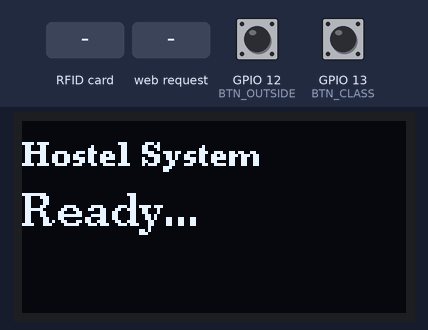
Recording of a sketch running on a simulated ESP32. Shown: 128×64 one-colour display. Inputs (shaded band) come from the test bench; at power-on: GPIO 12 (BTN_OUTSIDE) HIGH, GPIO 13 (BTN_CLASS) HIGH. What the sketch prints to the serial monitor is not drawn.

Above: at 1.3 s.
1.4 s: RFID card 12 34 56 78 held to the reader
At 3.1 s:
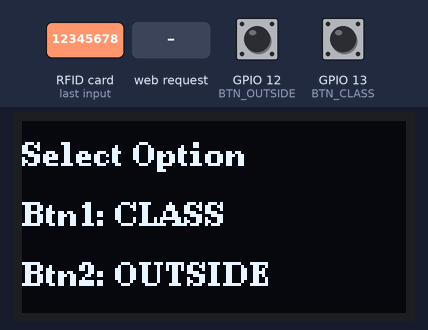
3.4 s: GPIO 12 (BTN_OUTSIDE) pulled LOW for 0.15 s
At 4.3 s:
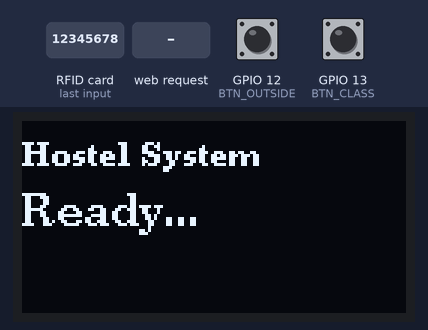
5.2 s: HTTP request GET /display?name=1&status=1 received
At 5.7 s:
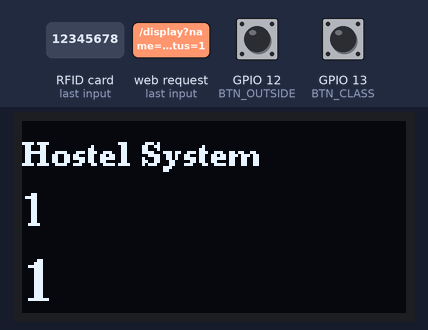
8.3 s: RFID card 5E 7A 19 C4 held to the reader
At 9.5 s:
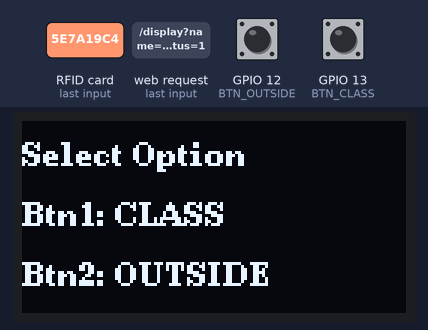
10.3 s: GPIO 12 (BTN_OUTSIDE) pulled LOW for 1 s
At 11.1 s:
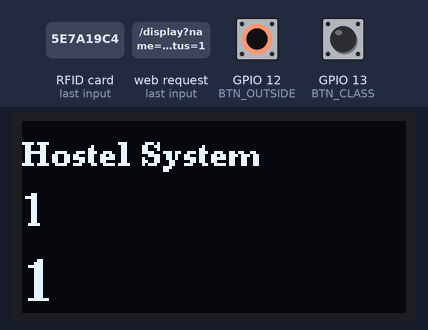
Timing chart, 0 to 13.3 s (numbered marks = the images above; inputs shaded):
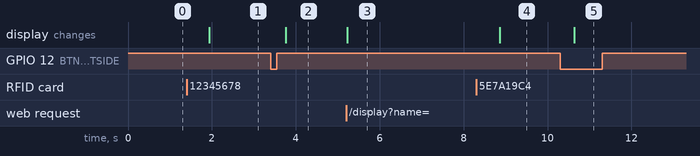

Measured:
- after the input at 1.4 s, the display: changes after 0.53 s (image 1)
- after the input at 3.4 s, the display: changes after 0.36 s (image 2)
- after the input at 5.2 s, the display: changes at once (image 3)
- after the input at 8.3 s, the display: changes after 0.56 s (image 4)
- after the input at 10.3 s, the display: changes after 0.33 s (image 5)

The sketch:

RFID_ESP_32.ino
```cpp
#include <WiFi.h>
#include <WebServer.h>
#include <SPI.h>
#include <MFRC522.h>
#include <Wire.h>
#include <U8g2lib.h>

// 🔥 PINS
#define SS_PIN 5
#define RST_PIN 4
#define BTN_CLASS 13
#define BTN_OUTSIDE 12

MFRC522 mfrc522(SS_PIN, RST_PIN);
WebServer server(80);

// OLED
U8G2_SH1106_128X64_NONAME_F_HW_I2C u8g2(U8G2_R0, U8X8_PIN_NONE);

// WiFi AP
const char* ssid = "RFID_SYSTEM";
const char* password = "12345678";

// 🔥 DATA
String lastUID = "";
String lastMove = "";
String displayName = "Scan Card";
String displayStatus = "";

bool showChoice = false;   // 🔥 NEW

// 🔹 Send UID
void handleUID() {
  if (lastUID != "") {
    server.send(200, "text/plain", "UID:" + lastUID);
    lastUID = "";
  } else {
    server.send(200, "text/plain", "");
  }
}

// 🔹 Send MOVE
void handleMove() {
  if (lastMove != "") {
    server.send(200, "text/plain", "MOVE:" + lastMove);
    lastMove = "";
  } else {
    server.send(200, "text/plain", "");
  }
}

// 🔹 Receive display data
void handleDisplay() {
  if (server.hasArg("name") && server.hasArg("status")) {
    displayName = server.arg("name");
    displayStatus = server.arg("status");

    Serial.println(displayName + " - " + displayStatus);
    server.send(200, "text/plain", "OK");
  }
}

// 🔹 Normal OLED
void updateOLED() {
  u8g2.clearBuffer();

  u8g2.setFont(u8g2_font_ncenB08_tr);
  u8g2.drawStr(0, 15, "Hostel System");

  u8g2.setFont(u8g2_font_ncenB10_tr);
  u8g2.drawStr(0, 35, displayName.c_str());

  u8g2.setFont(u8g2_font_ncenB14_tr);
  u8g2.drawStr(0, 60, displayStatus.c_str());

  u8g2.sendBuffer();
}

// 🔥 NEW: Choice screen
void showChoiceScreen() {
  u8g2.clearBuffer();

  u8g2.setFont(u8g2_font_ncenB08_tr);
  u8g2.drawStr(0, 15, "Select Option");

  u8g2.drawStr(0, 35, "Btn1: CLASS");
  u8g2.drawStr(0, 55, "Btn2: OUTSIDE");

  u8g2.sendBuffer();
}

void setup() {
  Serial.begin(115200);

  SPI.begin(18, 19, 23, 5);
  mfrc522.PCD_Init();

  u8g2.begin();

  pinMode(BTN_CLASS, INPUT_PULLUP);
  pinMode(BTN_OUTSIDE, INPUT_PULLUP);

  WiFi.softAP(ssid, password);

  server.on("/uid", handleUID);
  server.on("/move", handleMove);
  server.on("/display", handleDisplay);

  server.begin();

  displayName = "Ready...";
  displayStatus = "";
  updateOLED();
}

void loop() {
  server.handleClient();

  // 🔥 BUTTON CHECK
  if (digitalRead(BTN_CLASS) == LOW) {
    lastMove = "CLASS";
    Serial.println("MOVE:CLASS");
    showChoice = false;   // 🔥 reset screen
    delay(300);
  }

  if (digitalRead(BTN_OUTSIDE) == LOW) {
    lastMove = "OUTSIDE";
    Serial.println("MOVE:OUTSIDE");
    showChoice = false;   // 🔥 reset screen
    delay(300);
  }

  // 🔥 OLED CONTROL
  if (showChoice) {
    showChoiceScreen();
  } else {
    updateOLED();
  }

  // 🔹 RFID READ
  if (!mfrc522.PICC_IsNewCardPresent()) return;
  if (!mfrc522.PICC_ReadCardSerial()) return;

  String uid = "";

  for (byte i = 0; i < mfrc522.uid.size; i++) {
    uid += String(mfrc522.uid.uidByte[i], HEX);
    if (i != mfrc522.uid.size - 1) uid += " ";
  }

  uid.toUpperCase();
  lastUID = uid;

  Serial.println("UID: " + uid);

  showChoice = true;   // 🔥 SHOW BUTTON MESSAGE

  delay(500);
}
```
